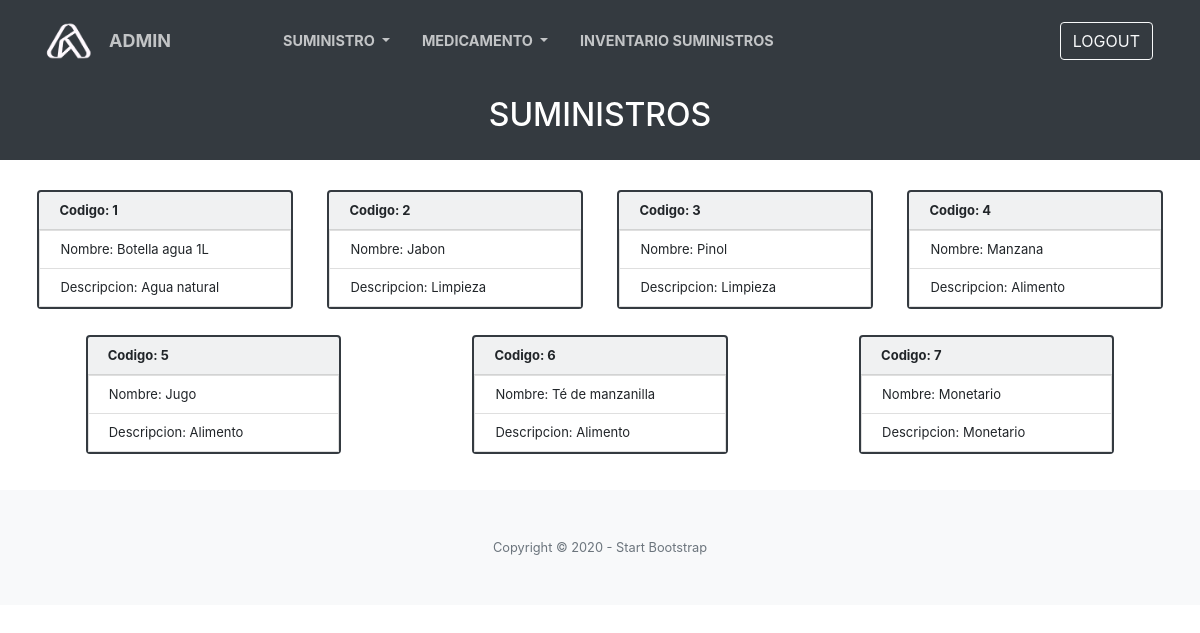
The app's page /ver_suministro.php with its own data.
### tables this page shows
create table Suministro(
Codigo smallint not null auto_increment,
Nombre char(30) not null,
Descripcion char(30),
primary key (Codigo)
);

### public_html/ver_suministro.php (the view, shortened to what this page needs)
<?php
include('db.php');
?>
<!DOCTYPE html>
<html lang="en">
<head>
    <link rel="stylesheet" href="css/style.css">
    <link href="css/styles.css" rel="stylesheet" />
</head>
<body>
    <nav class="navbar navbar-expand-lg navbar-light fixed-top py-3 ml-2" id="mainNav">
        <div class="container ml-1">
            <a class="navbar-brand js-scroll-trigger" href="index.php"><img src="img/logo5.png" class="logo" id="logo" alt=""></a>
            <a class="navbar-brand js-scroll-trigger mr-5" href="inicio_admin.php" style="font-size: 18px;">ADMIN</a>
            <div class="collapse navbar-collapse ml-5" id="navbarResponsive">
                <ul class="navbar-nav nav justify-content-center mr-5">
                    <li class="nav-item dropdown show">
                        <a class="nav-link js-scroll-trigger dropdown-toggle" href="#" role="button" id="dropdownMenuLink" data-toggle="dropdown" aria-haspopup="true" aria-expanded="false">
                            SUMINISTRO
                        </a>
                    </li>
                    <li class="nav-item dropdown show">
                        <a class="nav-link js-scroll-trigger dropdown-toggle" href="#" role="button" id="dropdownMenuLink" data-toggle="dropdown" aria-haspopup="true" aria-expanded="false">
                            MEDICAMENTO
                        </a>
                    </li>
                    <li class="nav-item">
                        <a class="nav-link js-scroll-trigger" href="ver_inve.php" role="button">INVENTARIO SUMINISTROS</a>
                    </li>
                </ul>
            </div>
          <a class="btn btn-outline-light" href="logout.php"><span class="glyphicon glyphicon-log-in"></span> LOGOUT</a>
        </div>
    </nav>
    <section class="bg-dark text-white h-20 " style="height:20%;">
        <div class="container text-center pt-5">
            <h2 class="mb-2 pt-5">SUMINISTROS</h2>
        </div>
    </section>
    <section class="characteristics">
        <section class="characteristics__container">
            <?php
            $result = mysqli_query($con, "SELECT * FROM `suministro`");
            while ($row = mysqli_fetch_assoc($result)) {
            ?>
                <article class="characteristics__item; card bg-light mb-3 border-dark">
                    <ul class="list-group list-group-flush">
                        <form method='post' action=''>
                            <div class="card-header font-weight-bold">
                                Codigo: <?php echo $row['Codigo']; ?>
                            </div>
                            <li class="list-group-item">
                                Nombre: <?php echo $row['Nombre']; ?>
                            </li>
                            <li class="list-group-item">
                                Descripcion: <?php echo $row['Descripcion']; ?>
                            </li>
                        </form>
                    </ul>
                </article>
            <?php }
            ?>
        </section>
    </section>
    <footer class="bg-light py-5">
        <div class="container">
            <div class="small text-center text-muted">Copyright © 2020 - Start Bootstrap</div>
        </div>
    </footer>
</body>
</html>

### public_html/css/style.css (style rules this page uses)
.characteristics { padding: 20px 20px; text-align: left; font-size: 13px; line-height: 1; }
.characteristics .characteristics__container { display: flex; flex-wrap: wrap; justify-content: space-around; }
.characteristics .card { flex: 0 0 22%; margin: 10px; border: 2px solid; padding: 0; text-decoration: 1; }
.list-group-item { inline-size: 2; }
body { line-height: 1; }
#logo { width: 50px; }

### records on screen
suministro: Codigo "1", Nombre "Botella agua 1L", Descripcion "Agua natural"
suministro: Codigo "2", Nombre "Jabon", Descripcion "Limpieza"
suministro: Codigo "3", Nombre "Pinol", Descripcion "Limpieza"
suministro: Codigo "4", Nombre "Manzana", Descripcion "Alimento"
suministro: Codigo "5", Nombre "Jugo", Descripcion "Alimento"
suministro: Codigo "6", Nombre "Té de manzanilla", Descripcion "Alimento"
suministro: Codigo "7", Nombre "Monetario", Descripcion "Monetario"
